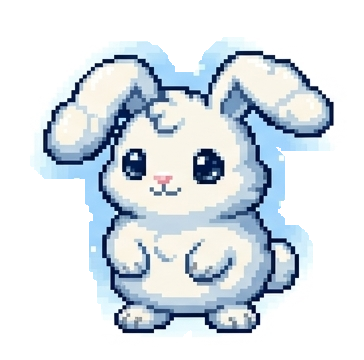
#> input picture test_cases/_transparent/celebrate/frame_00.png, 364 x 360 px; its folder holds only this picture in this run
$ python -i sprite_utils.py   (imports and definitions only)
#> lines starting #> are read from the running program, lines starting #| are printed output that depends on the picture
"""
Sprite sheet processing utilities for background removal and frame manipulation.
"""

from pathlib import Path
from typing import List, Tuple, Optional
from PIL import Image, ImageFilter
import numpy as np
from rembg import remove


def extract_frames(
    image_path: str,
    grid_spec: Tuple[int, int] = (2, 4)
) -> List[Image.Image]:
    """
    Extract individual frames from a sprite sheet using simple grid division.

    Args:
        image_path: Path to the sprite sheet image
        grid_spec: Tuple of (rows, cols) for the grid layout

    Returns:
        List of PIL Image objects, one per frame

    Raises:
        FileNotFoundError: If image_path doesn't exist
        ValueError: If image dimensions don't divide evenly by grid_spec
    """
#> called with grid_spec = (2, 4)
    img_path = Path(image_path)
    if not img_path.exists():
        raise FileNotFoundError(f"Image not found: {image_path}")

    image = Image.open(image_path)
#> image is the input picture: PIL image 364x360 RGBA; mean R, G, B, A 206.3, 217, 224.8, 137.6
    width, height = image.size
#> width = 364; height = 360
    rows, cols = grid_spec

    # Simple grid division
    frame_width = width // cols
#> frame_width = 91
    frame_height = height // rows
#> frame_height = 180

    frames = []
    for row in range(rows):
        for col in range(cols):
            x1 = col * frame_width
            y1 = row * frame_height
            x2 = x1 + frame_width
            y2 = y1 + frame_height

            frame = image.crop((x1, y1, x2, y2))
            frames.append(frame)
#> after the loop, frames = 8 items

    return frames


def remove_background_rembg(
    frame: Image.Image,
    model_name: str = 'u2net',
    alpha_matting: bool = False,
    alpha_matting_foreground_threshold: int = 270,
    alpha_matting_background_threshold: int = 20,
    alpha_matting_erode_size: int = 5,
    dilate_foreground: int = 3
) -> Image.Image:
    """
    Remove background from a single frame using rembg.

    Args:
        frame: PIL Image object to process
        model_name: rembg model to use ('u2net', 'u2netp', 'silueta', etc.)
        alpha_matting: Enable alpha matting for edge refinement (default: False for safety)
        alpha_matting_foreground_threshold: Higher = keep more pixels as foreground (default: 270)
        alpha_matting_background_threshold: Higher = keep more pixels (default: 20)
        alpha_matting_erode_size: Edge erosion size (default: 5)
        dilate_foreground: Pixels to expand foreground mask (0 = no expansion, default: 3)

    Returns:
        PIL Image with transparent background (RGBA mode)
    """
    # Keep original frame for later
    original_frame = frame.copy()
    if original_frame.mode != 'RGB':
        original_frame = original_frame.convert('RGB')

    if alpha_matting:
        output = remove(
            frame,
            alpha_matting=True,
            alpha_matting_foreground_threshold=alpha_matting_foreground_threshold,
            alpha_matting_background_threshold=alpha_matting_background_threshold,
            alpha_matting_erode_size=alpha_matting_erode_size
        )
    else:
        # Conservative mode - no alpha matting
        output = remove(frame)

    # Ensure RGBA mode
    if output.mode != 'RGBA':
        output = output.convert('RGBA')

    # Post-process: expand foreground mask to be more conservative
    if dilate_foreground > 0:
        from scipy.ndimage import binary_dilation

        # Extract alpha channel from rembg output
        _, _, _, a = output.split()
        alpha_array = np.array(a)

        # Create binary mask (where alpha > very low threshold to catch everything)
        binary_mask = alpha_array > 10  # Very low threshold to catch even faint pixels

        # Dilate the mask aggressively
        structure = np.ones((dilate_foreground * 2 + 1, dilate_foreground * 2 + 1))
        dilated_mask = binary_dilation(binary_mask, structure=structure)

        # Create new alpha: fully opaque in dilated areas, fully transparent elsewhere
        new_alpha = np.where(dilated_mask, 255, 0).astype('uint8')
        new_alpha_img = Image.fromarray(new_alpha, 'L')

        # Use ORIGINAL image RGB values with new dilated alpha
        r_orig, g_orig, b_orig = original_frame.split()
        output = Image.merge('RGBA', (r_orig, g_orig, b_orig, new_alpha_img))

    return output


# [49 lines left out: function reassemble_sprite_sheet, not called in this run]


def process_sprite_sheet(
    input_path: str,
    output_path: str,
    grid_spec: Tuple[int, int] = (2, 4),
    model_name: str = 'u2net',
    recombine: bool = True,
    padding: int = 0,
    save_individual_frames: bool = False,
    alpha_matting: bool = False,
    dilate_foreground: int = 3
) -> None:
    """
    Process a sprite sheet to remove backgrounds from all frames.

    Args:
        input_path: Path to input sprite sheet
        output_path: Path for output file(s)
        grid_spec: Tuple of (rows, cols) for the grid layout
        model_name: rembg model to use
        recombine: If True, reassemble into single sprite sheet;
                   if False, save individual frames
        padding: Pixels of spacing between frames (only used if recombine=True)
        save_individual_frames: If True, save individual frames in addition to
                                combined sheet (only used if recombine=True)
        alpha_matting: Enable alpha matting for edge refinement (False = more conservative)
        dilate_foreground: Pixels to expand foreground mask (higher = more conservative)
    """
    print(f"Processing: {input_path}")

    # Extract frames
    print(f"  Extracting {grid_spec[0]}x{grid_spec[1]} frames...")
    frames = extract_frames(input_path, grid_spec)
#> frames = 8 items

    # Process each frame
    mode = "with alpha matting" if alpha_matting else f"conservative mode (dilate={dilate_foreground})"
    print(f"  Removing backgrounds using {model_name} ({mode})...")
    processed_frames = []
    for i, frame in enumerate(frames, 1):
        print(f"    Frame {i}/{len(frames)}", end='\r')
        processed = remove_background_rembg(
            frame,
            model_name,
            alpha_matting=alpha_matting,
            dilate_foreground=dilate_foreground
        )
        processed_frames.append(processed)
#> this loop made 1 pass
#> i on pass 1: 1
#|     Frame 1/8
#> pass 1, in remove_background_rembg, `original_frame = frame.copy()`:
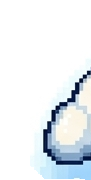
#> original_frame: PIL image 91x180 RGBA; mean R, G, B, A 223, 228.6, 232.5, 96.2; transparent parts drawn white
#> pass 1, in remove_background_rembg, `original_frame = original_frame.convert('RGB')`:
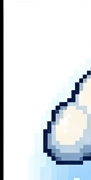
#> original_frame: PIL image 91x180 RGB; mean R, G, B 223, 228.6, 232.5
#> after the loop, processed_frames = []
    print(f"    Completed {len(frames)} frames")

    # Save output
    output_path_obj = Path(output_path)
    output_path_obj.parent.mkdir(parents=True, exist_ok=True)

    if recombine:
        # Reassemble sprite sheet
        print(f"  Reassembling sprite sheet...")
        combined = reassemble_sprite_sheet(processed_frames, grid_spec, padding)
        combined.save(output_path)
        print(f"  Saved: {output_path}")

        # Optionally save individual frames too
        if save_individual_frames:
            frame_dir = output_path_obj.parent / f"{output_path_obj.stem}_frames"
            frame_dir.mkdir(exist_ok=True)
            for i, frame in enumerate(processed_frames):
                frame_path = frame_dir / f"frame_{i:02d}.png"
                frame.save(frame_path)
            print(f"  Saved individual frames to: {frame_dir}")
    else:
        # Save individual frames only
        frame_dir = output_path_obj.parent / output_path_obj.stem
        frame_dir.mkdir(exist_ok=True)
        for i, frame in enumerate(processed_frames):
            frame_path = frame_dir / f"frame_{i:02d}.png"
            frame.save(frame_path)
        print(f"  Saved individual frames to: {frame_dir}")


# [93 lines left out: functions create_gif_from_frames, process_animation_directory, not called in this run]

#> (the run stopped early here; a loop or call above may not have finished)
